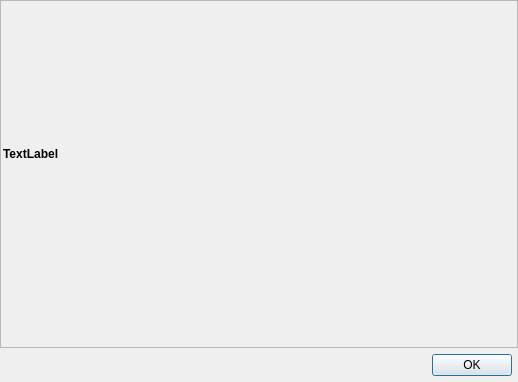
<?xml version="1.0" encoding="UTF-8"?>
<ui version="4.0">
 <class>ScrollLabelDialog</class>
 <widget class="QDialog" name="ScrollLabelDialog">
  <property name="geometry">
   <rect>
    <x>0</x>
    <y>0</y>
    <width>518</width>
    <height>382</height>
   </rect>
  </property>
  <property name="windowTitle">
   <string>Message box</string>
  </property>
  <layout class="QVBoxLayout" name="root_layout">
   <property name="leftMargin">
    <number>0</number>
   </property>
   <property name="topMargin">
    <number>0</number>
   </property>
   <property name="rightMargin">
    <number>0</number>
   </property>
   <property name="bottomMargin">
    <number>0</number>
   </property>
   <item>
    <widget class="QScrollArea" name="scroll_area">
     <property name="widgetResizable">
      <bool>true</bool>
     </property>
     <widget class="QWidget" name="scroll_area_contents">
      <property name="geometry">
       <rect>
        <x>0</x>
        <y>0</y>
        <width>516</width>
        <height>342</height>
       </rect>
      </property>
      <layout class="QVBoxLayout" name="scroll_layout">
       <property name="leftMargin">
        <number>2</number>
       </property>
       <property name="topMargin">
        <number>2</number>
       </property>
       <property name="rightMargin">
        <number>2</number>
       </property>
       <property name="bottomMargin">
        <number>2</number>
       </property>
       <item>
        <widget class="QLabel" name="label">
         <property name="minimumSize">
          <size>
           <width>250</width>
           <height>0</height>
          </size>
         </property>
         <property name="text">
          <string>&lt;html&gt;&lt;head/&gt;&lt;body&gt;&lt;p&gt;&lt;span style=&quot; font-weight:600;&quot;&gt;TextLabel&lt;/span&gt;&lt;/p&gt;&lt;p&gt;&lt;br/&gt;&lt;/p&gt;&lt;/body&gt;&lt;/html&gt;</string>
         </property>
         <property name="wordWrap">
          <bool>true</bool>
         </property>
        </widget>
       </item>
      </layout>
     </widget>
    </widget>
   </item>
   <item>
    <layout class="QHBoxLayout" name="button_box_layout">
     <property name="rightMargin">
      <number>6</number>
     </property>
     <property name="bottomMargin">
      <number>6</number>
     </property>
     <item>
      <widget class="QDialogButtonBox" name="button_box">
       <property name="minimumSize">
        <size>
         <width>500</width>
         <height>0</height>
        </size>
       </property>
       <property name="standardButtons">
        <set>QDialogButtonBox::Ok</set>
       </property>
      </widget>
     </item>
    </layout>
   </item>
  </layout>
 </widget>
 <layoutdefault spacing="6" margin="11"/>
 <resources/>
 <connections/>
</ui>
